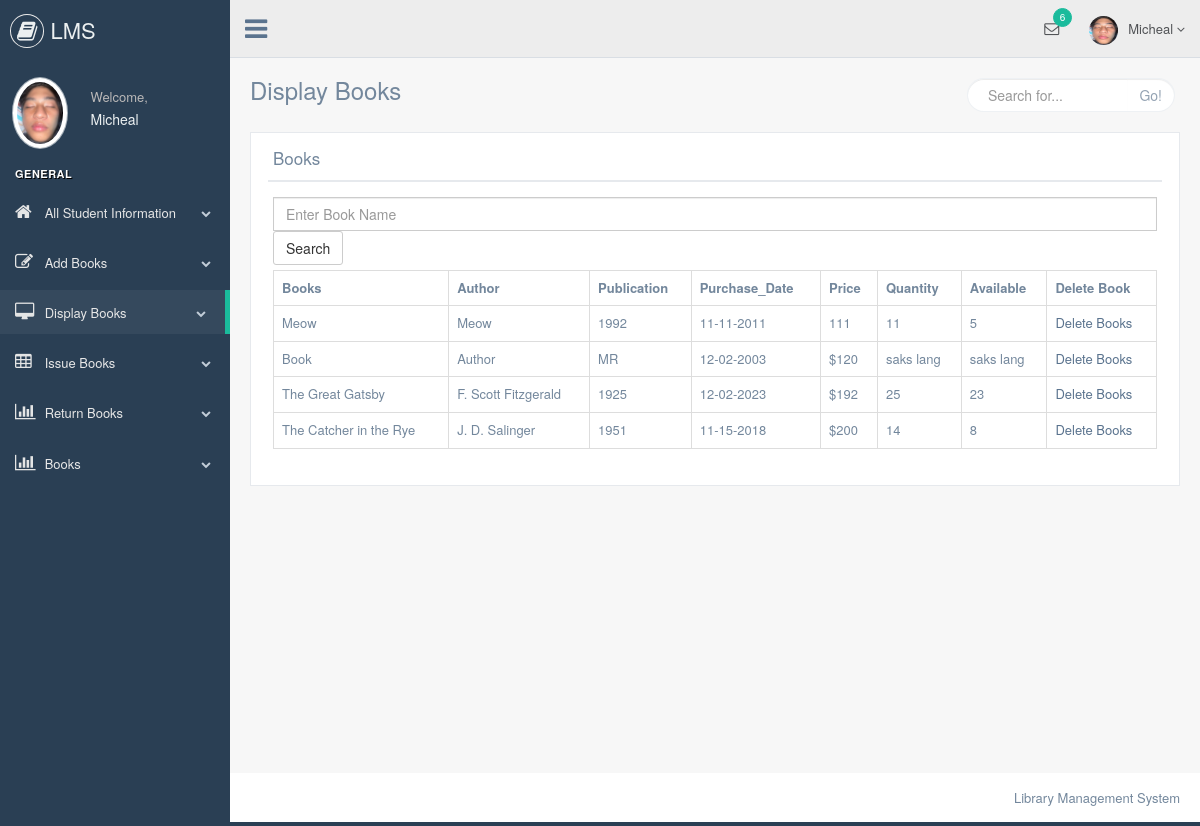
/librarian/display_books.php (signed in), run on the app's committed database.
### tables this page shows
CREATE TABLE `add_books` (
  `ID` int(5) NOT NULL,
  `Name` varchar(50) NOT NULL,
  `Author` varchar(50) NOT NULL,
  `Publication` varchar(50) NOT NULL,
  `Purchase_Date` varchar(50) NOT NULL,
  `Price` varchar(50) NOT NULL,
  `Quantity` varchar(50) NOT NULL,
  `Available` varchar(50) NOT NULL,
  `Librarian` varchar(50) NOT NULL
);

### librarian/display_books.php (the view, shortened to what this page needs)
    <?php
include "connection.php";
include "header.php";
?>
        <div class="right_col" role="main">
            <div class="">
                <div class="page-title">
                    <div class="title_left">
                        <h3>Display Books</h3>
                    </div>
                    <div class="title_right">
                        <div class="col-md-5 col-sm-5 col-xs-12 form-group pull-right top_search">
                            <div class="input-group">
                                <input type="text" class="form-control" placeholder="Search for...">
                    <span class="input-group-btn">
                      <button class="btn btn-default" type="button">Go!</button>
                    </span>
                            </div>
                        </div>
                    </div>
                </div>
                <div class="clearfix"></div>
                <div class="row" style="min-height:500px">
                    <div class="col-md-12 col-sm-12 col-xs-12">
                        <div class="x_panel">
                            <div class="x_title">
                                <h2>Books</h2>
                                <div class="clearfix"></div>
                            </div>
                            <div class="x_content">
                            <form name="form1" action="" method="post">
                                <input type="text" name="t1" class="form-control" placeholder="Enter Book Name">
                                <th>
                                <input type="submit" name="submit1" value="Search" class="btn btn-default">
                            </form>
                                <?php
                                if(isset($_POST["submit1"]))
                                {
                                    $res=mysqli_query($link, "select * from add_books where Name like('$_POST[t1]%')");
                                    echo "<table class='table table-bordered'>";
                                    echo "<tr>";
                                    echo "<th>"; echo "Books"; echo "</th>";
                                    echo "<th>"; echo "Author"; echo "</th>";
                                    echo "<th>"; echo "Publication"; echo "</th>";
                                    echo "<th>"; echo "Purchase_Date"; echo "</th>";
                                    echo "<th>"; echo "Price"; echo "</th>";
                                    echo "<th>"; echo "Quantity"; echo "</th>";
                                    echo "<th>"; echo "Available"; echo "</th>";
                                    echo "<th>"; echo "Delete Book"; echo "</th>";
                                    echo "</tr>";
                                    while ($row=mysqli_fetch_array($res)){
                                    echo "<tr>";
                                    echo "<td>"; echo $row["Name"]; echo "</td>";
                                    echo "<td>"; echo $row["Author"]; echo "</td>";
                                    echo "<td>"; echo $row["Publication"]; echo "</td>";
                                    echo "<td>"; echo $row["Purchase_Date"]; echo "</td>";
                                    echo "<td>"; echo $row["Price"]; echo "</td>";
                                    echo "<td>"; echo $row["Quantity"]; echo "</td>";
                                    echo "<td>"; echo $row["Available"]; echo "</td>";
                                    echo "<td>"; ?> <a href="delete_books.php?id=<?php echo $row["id"]; ?>">Delete Book</a> <?php echo "</td>";
                                    echo "</tr>";
                                    }
                                    echo "</table>";
                                }
                                else {
                                $res=mysqli_query($link, "select * from add_books");
                                echo "<table class='table table-bordered'>";
                                echo "<tr>";
                                echo "<th>"; echo "Books"; echo "</th>";
                                echo "<th>"; echo "Author"; echo "</th>";
                                echo "<th>"; echo "Publication"; echo "</th>";
                                echo "<th>"; echo "Purchase_Date"; echo "</th>";
                                echo "<th>"; echo "Price"; echo "</th>";
                                echo "<th>"; echo "Quantity"; echo "</th>";
                                echo "<th>"; echo "Available"; echo "</th>";
                                echo "<th>"; echo "Delete Book"; echo "</th>";
                                echo "</tr>";
                                while ($row=mysqli_fetch_array($res)){
                                echo "<tr>";
                                echo "<td>"; echo $row["Name"]; echo "</td>";
                                echo "<td>"; echo $row["Author"]; echo "</td>";
                                echo "<td>"; echo $row["Publication"]; echo "</td>";
                                echo "<td>"; echo $row["Purchase_Date"]; echo "</td>";
                                echo "<td>"; echo $row["Price"]; echo "</td>";
                                echo "<td>"; echo $row["Quantity"]; echo "</td>";
                                echo "<td>"; echo $row["Available"]; echo "</td>";
                                echo "<td>"; ?> <a href="delete_books.php?id=<?php echo$row["ID"]; ?>">Delete Books</a> <?php echo "</td>";
                                echo "</tr>";
                                }
                                echo "</table>";
                            }
                                ?>
                            </div>
                        </div>
                    </div>
                </div>
            </div>
        </div>
<?php
include "footer.php";
?>

### librarian/header.php (shortened to what this page needs)
<!DOCTYPE html>
<html lang="en">
<head>
    <link href="css/bootstrap.min.css" rel="stylesheet">
    <link href="css/font-awesome.min.css" rel="stylesheet">
    <link href="css/nprogress.css" rel="stylesheet">
    <link href="css/custom.min.css" rel="stylesheet">
</head>
<body class="nav-md">
<div class="container body">
    <div class="main_container">
        <div class="col-md-3 left_col">
            <div class="left_col scroll-view">
                <div class="navbar nav_title" style="border: 0;">
                    <a href="#" class="site_title"><i class="fa fa-book"></i> <span>LMS</span></a>
                </div>
                <div class="profile clearfix">
                    <div class="profile_pic">
                        <img src="images/pogi.jpg" alt="..." class="img-circle profile_img">
                    </div>
                    <div class="profile_info">
                        <span>Welcome,</span>
                        <h2>Micheal</h2>
                    </div>
                    <div class="clearfix"></div>
                </div>
                <br/>
                <div id="sidebar-menu" class="main_menu_side hidden-print main_menu">
                    <div class="menu_section">
                        <h3>General</h3>
                        <ul class="nav side-menu">
                            <li><a href="display_student.php"><i class="fa fa-home"></i> All Student Information <span class="fa fa-chevron-down"></span></a>
                            </li>
                            <li><a href="add_books.php"><i class="fa fa-edit"></i> Add Books <span class="fa fa-chevron-down"></span></a>
                            </li>
                            <li><a href="display_books.php"><i class="fa fa-desktop"></i> Display Books <span
                                    class="fa fa-chevron-down"></span></a>
                            </li>
                            <li><a href="issue_books.php"><i class="fa fa-table"></i> Issue Books <span class="fa fa-chevron-down"></span></a>
                            </li>
                            <li><a href="return_book.php"><i class="fa fa-bar-chart-o"></i> Return Books <span class="fa fa-chevron-down"></span></a>
                            </li>
                            <li><a href="student_books.php"><i class="fa fa-bar-chart-o"></i> Books <span class="fa fa-chevron-down"></span></a>
                            </li>
                        </ul>
                    </div>
                </div>
            </div>
        </div>
        <div class="top_nav">
            <div class="nav_menu">
                <nav>
                    <div class="nav toggle">
                        <a id="menu_toggle"><i class="fa fa-bars"></i></a>
                    </div>
                    <ul class="nav navbar-nav navbar-right">
                        <li class="">
                            <a href="javascript:;" class="user-profile dropdown-toggle" data-toggle="dropdown"
                               aria-expanded="false">
                                <img src="images/pogi.jpg" alt="">Micheal
                                <span class=" fa fa-angle-down"></span>
                            </a>
                        </li>
                        <li role="presentation" class="dropdown">
                            <a href="javascript:;" class="dropdown-toggle info-number" data-toggle="dropdown"
                               aria-expanded="false">
                                <i class="fa fa-envelope-o"></i>
                                <span class="badge bg-green">6</span>
                            </a>
                        </li>
                    </ul>
                </nav>
            </div>
        </div>

### librarian/footer.php (shortened to what this page needs)
        <footer>
            <div class="pull-right">
                Library Management System
            </div>
            <div class="clearfix"></div>
        </footer>
    </div>
</div>
</body>
</html>

### data on the page
add_books: Name "Meow", Author "Meow", Publication "1992", Purchase_Date "11-11-2011", Price "111", Quantity "11", Available "5"
add_books: Name "Book", Author "Author", Publication "MR", Purchase_Date "12-02-2003", Price "$120", Quantity "saks lang", Available "saks lang"
add_books: Name "The Great Gatsby", Author "F. Scott Fitzgerald", Publication "1925", Purchase_Date "12-02-2023", Price "$192", Quantity "25", Available "23"
add_books: Name "The Catcher in the Rye", Author "J. D. Salinger", Publication "1951", Purchase_Date "11-15-2018", Price "$200", Quantity "14", Available "8"
